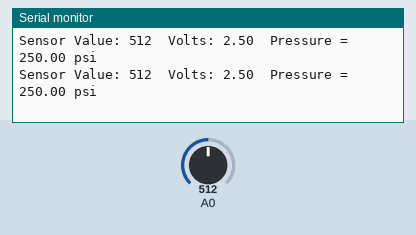
Recording of a sketch running on a simulated Arduino Uno, built with avr-gcc and run on an emulated ATmega328P. Shown: the last lines printed to the serial monitor. Inputs (shaded band) come from the test bench; at power-on: A0 = 512.

Above: at 1.2 s.
1.3 s: A0 set to 278
At 1.32 s:
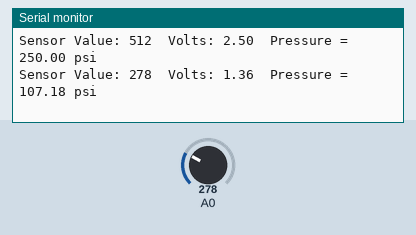
4.3 s: A0 set to 256
At 4.37 s:
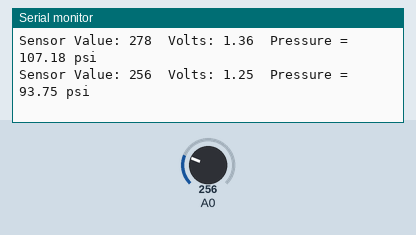
Timing chart, 0 to 7.3 s (numbered marks = the images above; inputs shaded):
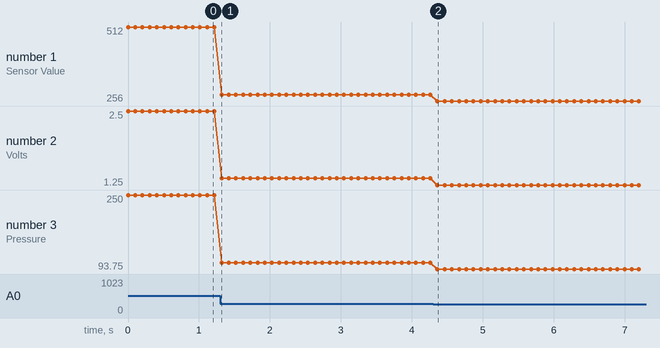

The sketch:

pressure_transducer_500psi.ino
```cpp
void setup()
{
  Serial.begin(9600);
}

void loop()
{
  int sensorVal = analogRead(A0);
  Serial.print("Sensor Value: ");
  Serial.print(sensorVal);
  Serial.print("  ");

  float voltage = sensorVal * (5 / 1024.0);
  Serial.print("Volts: ");
  Serial.print(voltage);
  Serial.print("  ");

  float pressure_psi = 125 * voltage - 62.5;
  Serial.print("Pressure = ");
  Serial.print(pressure_psi);
  Serial.println(" psi");

  delay(100);
}
```

Measured:
- after the input at 1.3 s, the serial monitor: prints a new line at once (image 1)
- after the input at 4.3 s, the serial monitor: prints a new line after 0.06 s (image 2)
- plotted number 1: 512 → 278 after the input at 1.3 s, 278 → 256 after the input at 4.3 s
- plotted number 2: 2.5 → 1.36 after the input at 1.3 s, 1.36 → 1.25 after the input at 4.3 s
- plotted number 3: 250 → 107.18 after the input at 1.3 s, 107.18 → 93.75 after the input at 4.3 s
